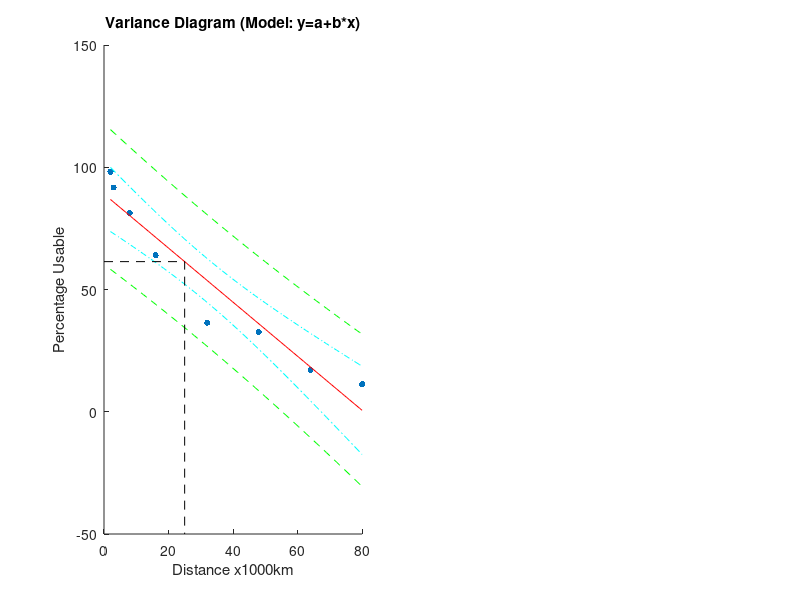

This figure's MATLAB source: (Note: this script raises an error after producing the figure.)
clc, clearvars, close all;

models = {"y=a+b*x", "y=a*exp(b*x)", "y=a*x^b", "y=a+b*log(x)", "y=a+b*1/x"};
transformX = {@(x) x, @(x) x, @(x) log10(x), @(x) log10(x), @(x) 1./x};
invtransformX = {@(x) x, @(x) x, @(x) 10.^x, @(x) 10.^x, @(x) 1./x};
transformY = {@(y) y, @(y) log(y), @(y) log10(y), @(y) y, @(y) y};
invtransformY = {@(y) y, @(y) exp(y), @(y) 10.^y, @(y) y, @(y) y};
invtransformb0 = {@(b0) b0, @(b0) exp(b0), @(b0) 10^b0, @(b0) b0, @(b0) b0};

X = [2, 3, 8, 16, 32, 48, 64, 80]';
Y = [98.2, 91.7, 81.3, 64, 36.4, 32.6, 17.1, 11.3]';
n = length(X);
alpha = 0.05;
zcrit = norminv(1 - alpha / 2);
tcrit = tinv(1 - alpha / 2, n - 2);

for i = 1:length(transformX)

    Xt = [ones(size(X)), transformX{i}(X)];
    Yt = transformY{i}(Y);
    
    [B, BINT, R, RINT, STATS] = regress(Yt, Xt, alpha);
    se = sqrt(STATS(4));
    stdres = R / se;
    b0 = B(1);
    b1 = B(2);
    Yhat = b1 * Xt(:,2) + b0;
    C = cov(Xt(:,2), Yt);
    Sxx = C(1, 1) * (n - 1);
    mx = mean(Xt(:,2));

    % Calculate (adjusted) coefficient of multiple determination
    my = mean(Yt);
    R2 = 1 - sum(R.^2) / sum((Yt - my).^2);
    adjR2 = 1 - (n - 1) / (n - 2) * sum(R.^2) / sum((Yt - my).^2);
    
    % Calculate confidence intervals for mean of Y
    Xtvals = linspace(min(Xt(:,2)), max(Xt(:,2)), 100);
    Ytvals = b1 * Xtvals + b0;
    sym = se * sqrt(1 / n + (Xtvals - mx).^2 / Sxx);
    cilym = Ytvals - tcrit * sym;
    ciuym = Ytvals + tcrit * sym;
    
    % Calculate confidence intervals for estimation of Y
    sye = se * sqrt(1 + 1 / n + (Xtvals - mx).^2 / Sxx);
    cilye = Ytvals - tcrit * sye;
    ciuye = Ytvals + tcrit * sye;
    
    % Estimate a value
    x0 = transformX{i}(25);
    y0 = b1 * x0 + b0;
    
    figure;
    subplot(1, 2, 1);
    scatter(X, Y, 20, 'blue', 'filled');
    hold on;
    Xvals = invtransformX{i}(Xtvals);
    Yvals = invtransformY{i}(Ytvals);
    h1 = plot(Xvals, Yvals, '-r');
    h2 = plot(Xvals, invtransformY{i}(cilym), '-.c');
    plot(Xvals, invtransformY{i}(ciuym), '-.c');
    h3 = plot(Xvals, invtransformY{i}(cilye), '--g');
    plot(Xvals, invtransformY{i}(ciuye), '--g');
    ax = axis;
    x_0 = invtransformX{i}(x0);
    y_0 = invtransformY{i}(y0);
    plot([ax(1), x_0, x_0], [y_0, y_0, ax(3)], '--k');
    hold off;
    title(sprintf('Variance Diagram (Model: %s)', models{i}));
    xlabel('Distance x1000km');
    ylabel('Percentage Usable');
    a = invtransformb0{i}(b0);
    legend([h1, h2, h3], {getstr(i, a, b1), 'mean confidence interval', 'estimation confidence interval'});
    text(ax(1) + (ax(2) - ax(1)) * 0.1, ax(3) + 0.2 * (ax(4) - ax(3)), sprintf('R^2=%.3f', R2));
    text(ax(1) + (ax(2) - ax(1)) * 0.1, ax(3) + 0.1 * (ax(4) - ax(3)), sprintf('adjR^2=%.3f', adjR2));

    subplot(1, 2, 2);
    scatter(Xt(:,2), Yt, 20, 'blue', 'filled');
    hold on;
    h1 = plot(Xtvals, Ytvals, '-r');
    h2 = plot(Xtvals, cilym, '-.c');
    plot(Xtvals, ciuym, '-.c');
    h3 = plot(Xtvals, cilye, '--g');
    plot(Xtvals, ciuye, '--g');
    ax = axis;
    plot([ax(1), x0, x0], [y0, y0, ax(3)], '--k');
    hold off;
    title(sprintf('Linearized Variance Diagram (Model: %s)', models{i}));
    xlabel('Distance x1000km');
    ylabel('Percentage Usable');
    legend([h1, h2, h3], {sprintf('y=%.3fx%+.3f', b1, b0), 'mean confidence interval', 'estimation confidence interval'});
    text(ax(1) + (ax(2) - ax(1)) * 0.1, ax(3) + 0.2 * (ax(4) - ax(3)), sprintf('R^2=%.3f', R2));
    text(ax(1) + (ax(2) - ax(1)) * 0.1, ax(3) + 0.1 * (ax(4) - ax(3)), sprintf('adjR^2=%.3f', adjR2));
    
    figure;
    scatter(Yhat, stdres, 20, 'blue', 'filled');
    hold on;
    plot(xlim, zcrit * [1, 1], '--r');
    plot(xlim, -zcrit * [1, 1], '--r');
    hold off;
    title(sprintf('Diagnostic Plot (Model: %s)', models{i}));
    xlabel('Percentage Usable');
    ylabel('Standard Residual');
    fprintf('Press any key to continue...\n');
    pause;
    close all;
end

function res = getstr(i, a, b)
    if i == 1
        res = sprintf('y=%.3fx%+.3f', b, a);
    elseif i == 2
        res = sprintf('y=%.3fe^{%.3fx}', a, b);
    elseif i == 3
        res = sprintf('y=%.3fx^{%.3f}', a, b);
    elseif i == 4
        res = sprintf('y=%.3f%+.3flog(x)', a, b);
    else
        res = sprintf('y=%.3f%+.3f/x', a, b);
    end
end
